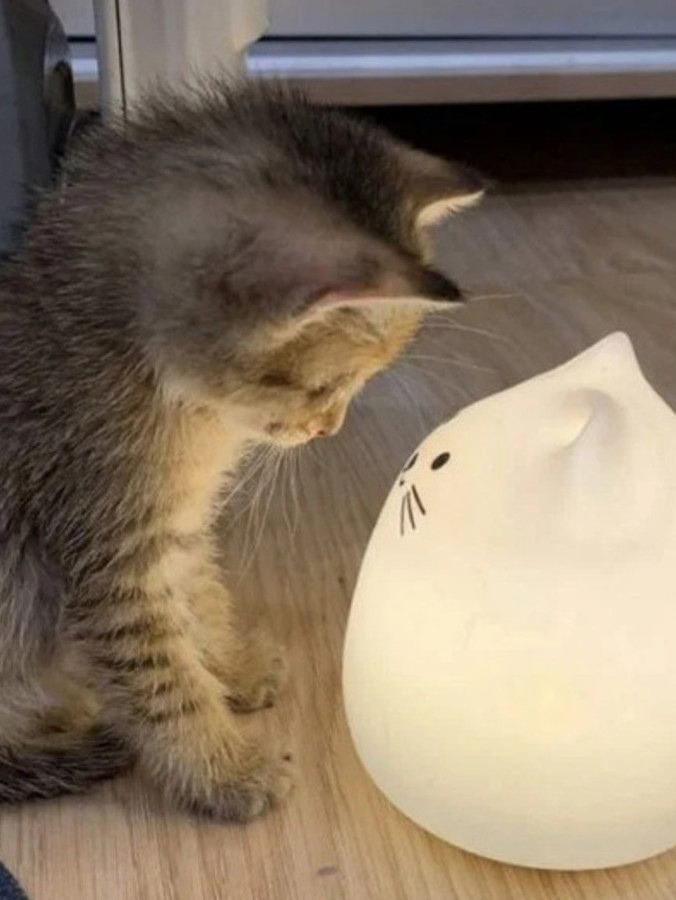
#> input picture jpg/kitten.jpg, 676 x 900 px, found by its file name
$ jupyter execute zd.ipynb   (shell and % lines are left out)
#> lines starting #> are read from the running program, lines starting #| are printed output that depends on the picture; after the words box and inside, x2 and y2 are one past the last pixel; in counts of white or black regions, pixels touching at a corner belong together; long printed decimals are rounded
### Обработка изображений

[cell 1]
from skimage.io import imread, imshow, imsave
import numpy as np
import matplotlib.pyplot as plt
import cv2

[cell 2]
img = imread("kitten.jpg")
#> img is the input picture: shape (900, 676, 3); mean R, G, B 136, 120.3, 101.4
imshow("kitten.jpg")

### Двумерная свёртка

[cell 3]
img_src = img
kernel = np.array([[1, 1, 1, 1, 1],
                   [1, 1, 1, 1, 1],
                   [1, 1, 1, 1, 1],
                   [1, 1, 1, 1, 1],
                   [1, 1, 1, 1, 1]])
kernel = kernel/sum(kernel)
img_rst = cv2.filter2D(img_src,-1,kernel)
cv2.imwrite('result.jpg',img_rst)
imshow('result.jpg')
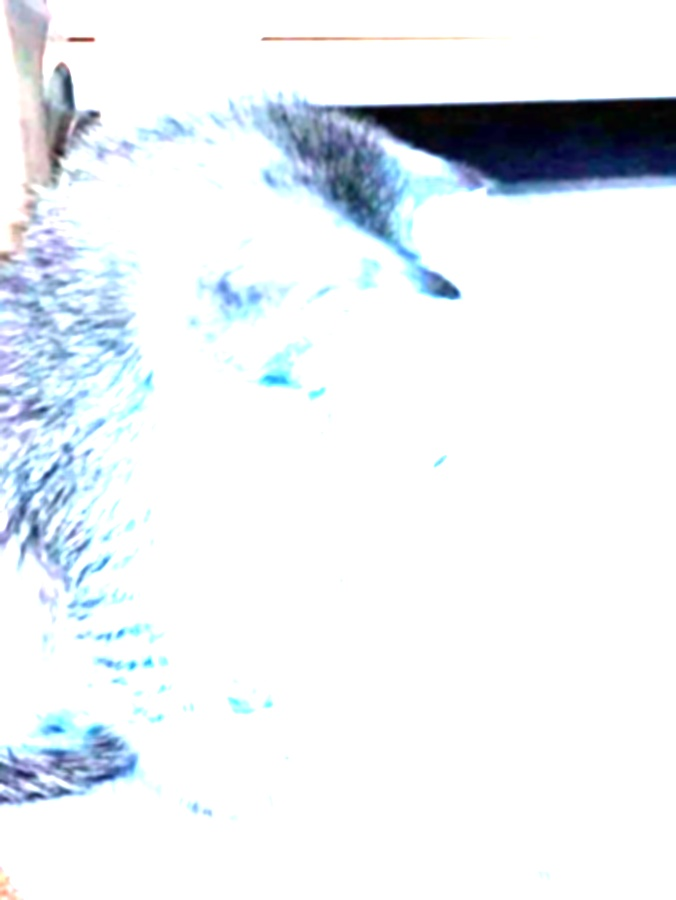
#> shown: shape (900, 676, 3); mean R, G, B 234.4, 239.3, 243.4

[cell 4]
kernel = np.array([[0.0, -1.0, 0.0],
                   [-1.0, 5.0, -1.0],
                   [0.0, -1.0, 0.0]])
#> kernel = [[0, -1, 0], [-1, 5, -1], [0, -1, 0]]
kernel = kernel/sum(kernel)
#> kernel = [[0, -0.333, 0], [1, 1.67, 1], [0, -0.333, 0]]
img_rst = cv2.filter2D(img_src,-1,kernel)
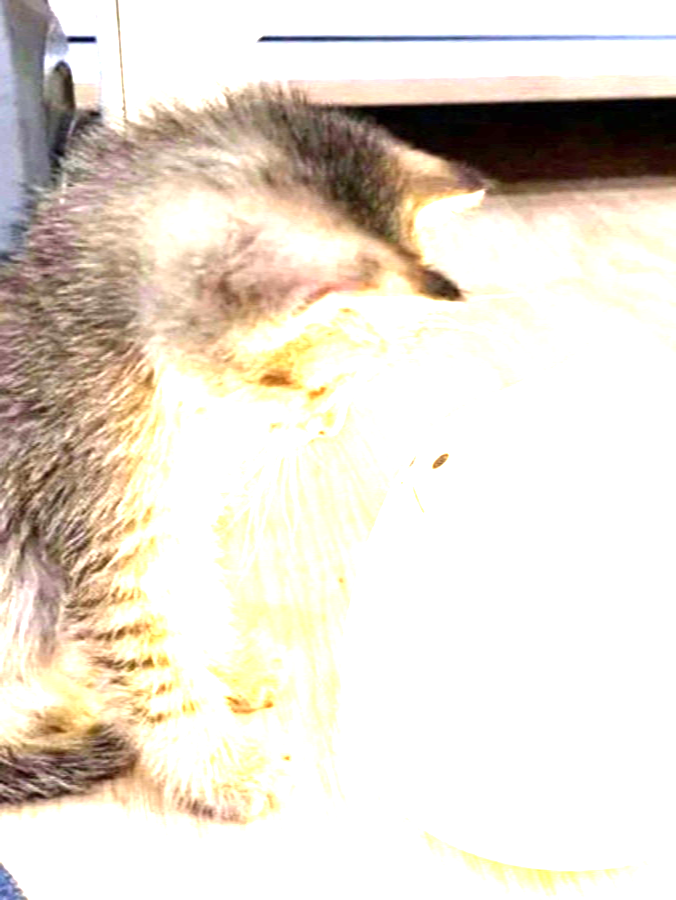
#> img_rst: shape (900, 676, 3); mean R, G, B 228.7, 220.3, 208.5
cv2.imwrite('res.jpg',img_rst)
imshow('res.jpg')
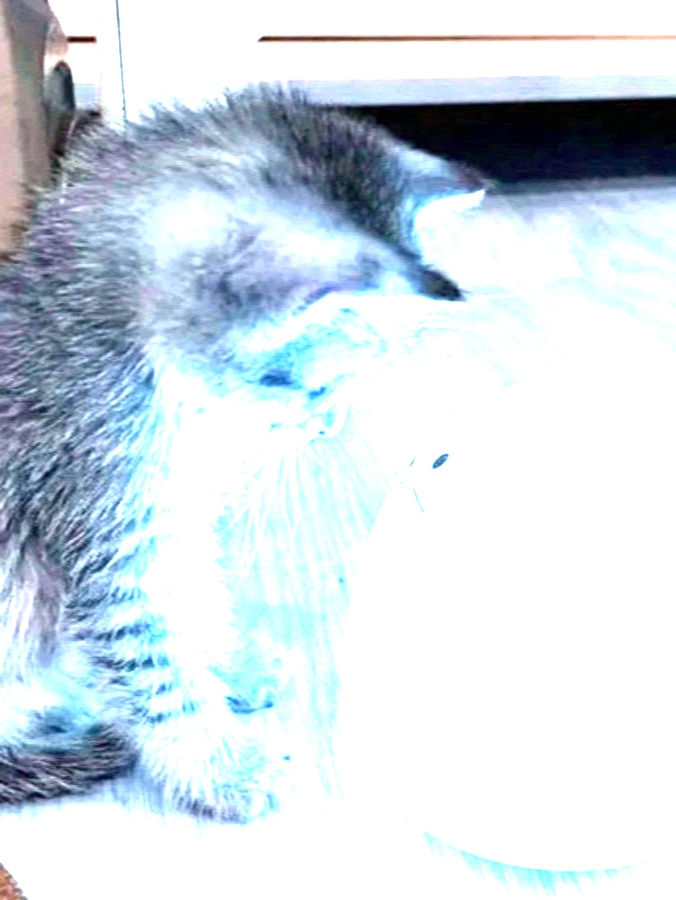
#> shown: shape (900, 676, 3); mean R, G, B 208.5, 220.2, 228.4

[cell 5]
img = cv2.imread("kitten.jpg")
rgb_img = cv2.cvtColor(img,cv2.COLOR_BGR2RGB)
box = cv2.boxFilter(rgb_img,-1,(5,5),normalize=True)

plt.figure(figsize=(13,13))
plt.subplot (1,2,1)
plt.imshow (rgb_img)
plt.subplot(1,2,2)
plt.imshow(box)

plt.show()

### Оценка времени выполнения Box фильтра

[cell 6]
import cv2
import matplotlib.pyplot as plt
import math
import copy
import numpy as np

img = cv2.imread("kitten.jpg")
#gray = cv2.cvtColor(img,cv2.COLOR_BGR2GRAY)

rgb_img = cv2.cvtColor(img,cv2.COLOR_BGR2RGB)
box = cv2.boxFilter(rgb_img,-1,(5,5),normalize=True)

### Оценка зависимости времени выполнения от размера Box фильтра

[cell 7]
import time

runtime = []
ksize = [3, 6, 9, 12, 15, 18, 21]
img = cv2.imread("kitten.jpg")
#gray = cv2.cvtColor(img,cv2.COLOR_BGR2GRAY)

rgb_img = cv2.cvtColor(img,cv2.COLOR_BGR2RGB)
plt.figure(figsize=(13,13))
plt.imshow (rgb_img)

fig = plt.figure(figsize=(13, 13))


for idx, size in enumerate(ksize):
    start_time = time.perf_counter()
    box = cv2.boxFilter(rgb_img,-1,(size,size),normalize=True)
    fig.add_subplot(3, 3, idx + 1)
    plt.title(f"{size}x{size}")
    plt.imshow(box)
    runtime.append(time.perf_counter() - start_time)
#> after the loop, runtime = [0.115, 0.114, 0.113, 0.112, 0.0212, 0.0207, 0.0209]

print(runtime)
#| [0.1152, 0.1136, 0.1127, 0.1118, 0.02116, 0.02071, 0.02087]
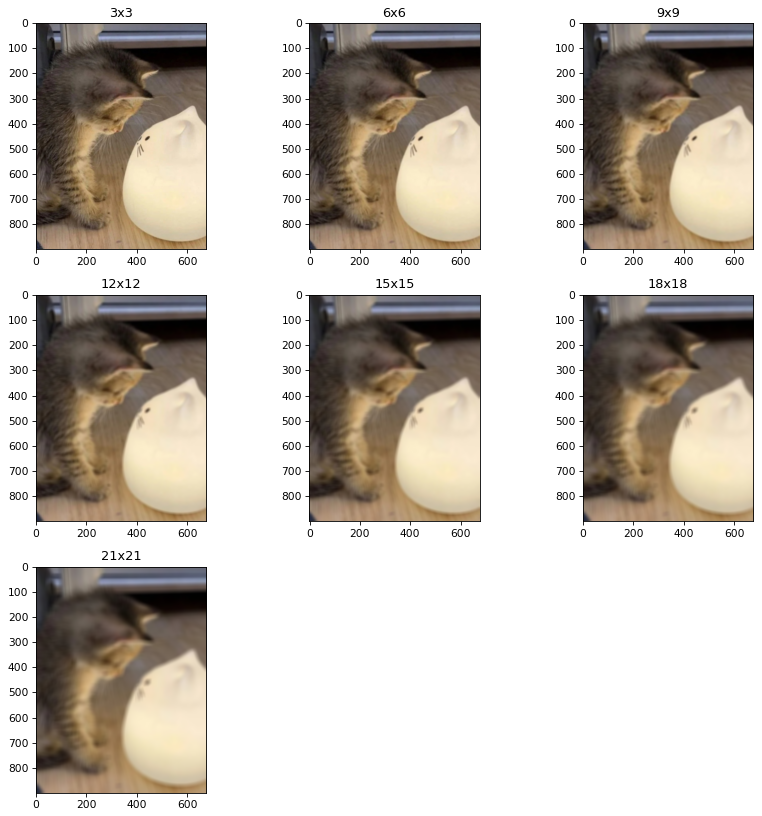
#> figure drawn by matplotlib, 7 panels

[cell 8]
fig2 = plt.figure(figsize=(13,13))
plt.plot(ksize, runtime)
plt.xlabel('Размер ядра', fontsize=12)
plt.ylabel('Время выполнения', fontsize=12)
plt.show()
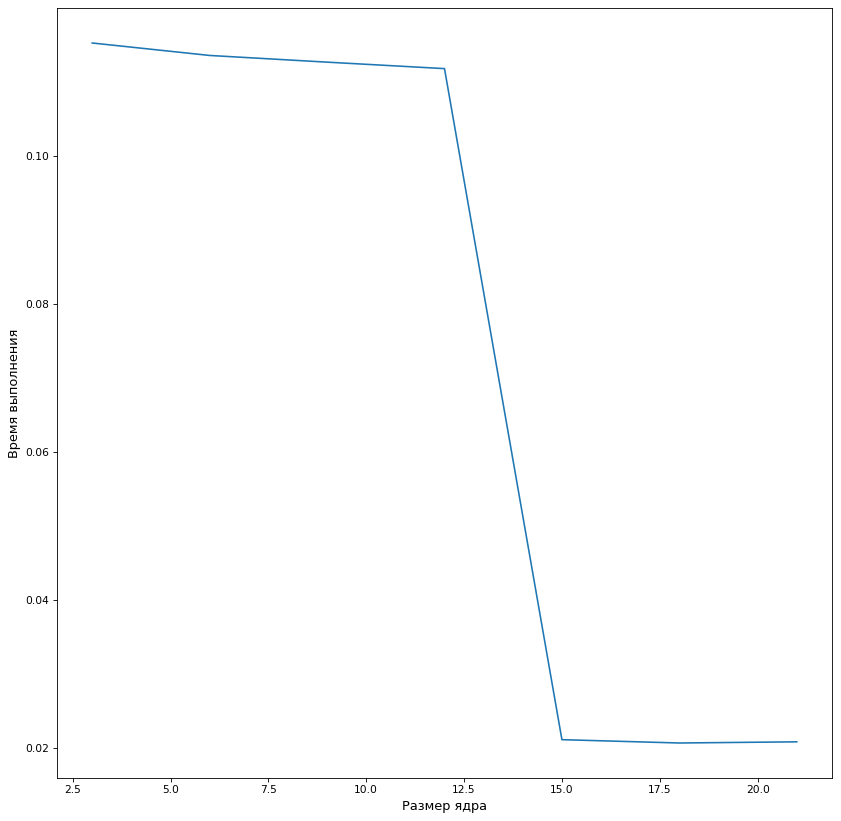
#> figure drawn by matplotlib, 1 panel

### Сравнение с фильтрацией Гаусса

[cell 9]
img = cv2.imread("kitten.jpg")
#gray = cv2.cvtColor(img,cv2.COLOR_BGR2GRAY)

rgb_img = cv2.cvtColor(img,cv2.COLOR_BGR2RGB)
box = cv2.boxFilter(rgb_img,-1,(15,15),normalize=True)
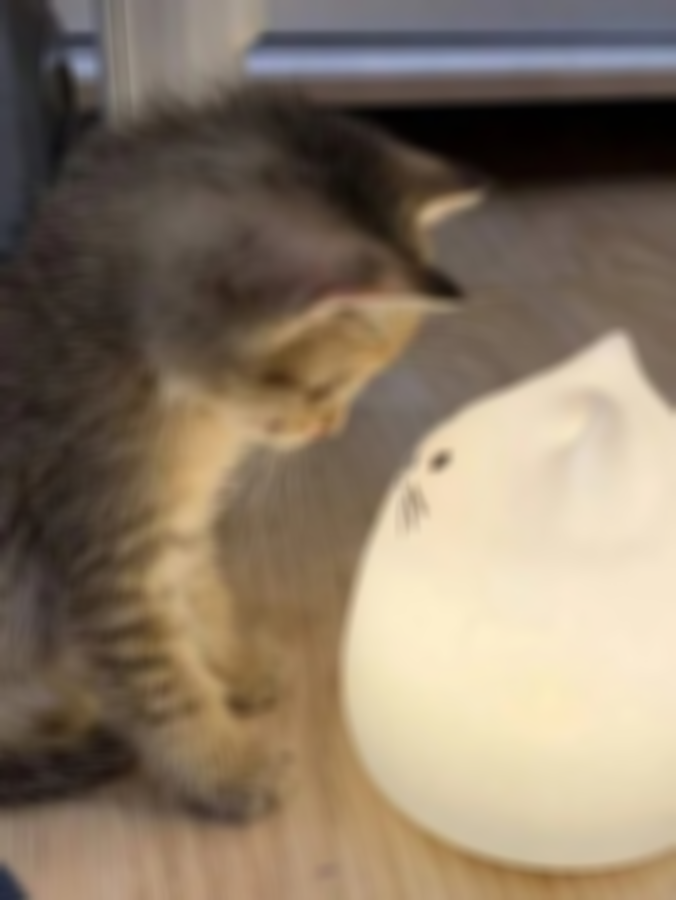
#> box: shape (900, 676, 3); mean R, G, B 136, 120.3, 101.4

plt.figure(figsize=(13,13))
plt.imshow(box)

plt.show()

[cell 10]
img = cv2.imread("kitten.jpg")
#gray = cv2.cvtColor(img,cv2.COLOR_BGR2GRAY)
rgb_img = cv2.cvtColor(img,cv2.COLOR_BGR2RGB)
# Добавить точечный шум
for i in range(2000):
    temp_x = np.random.randint(0, rgb_img.shape[0])
    temp_y = np.random.randint(0, rgb_img.shape[1])
    rgb_img[temp_x][temp_y] = 255
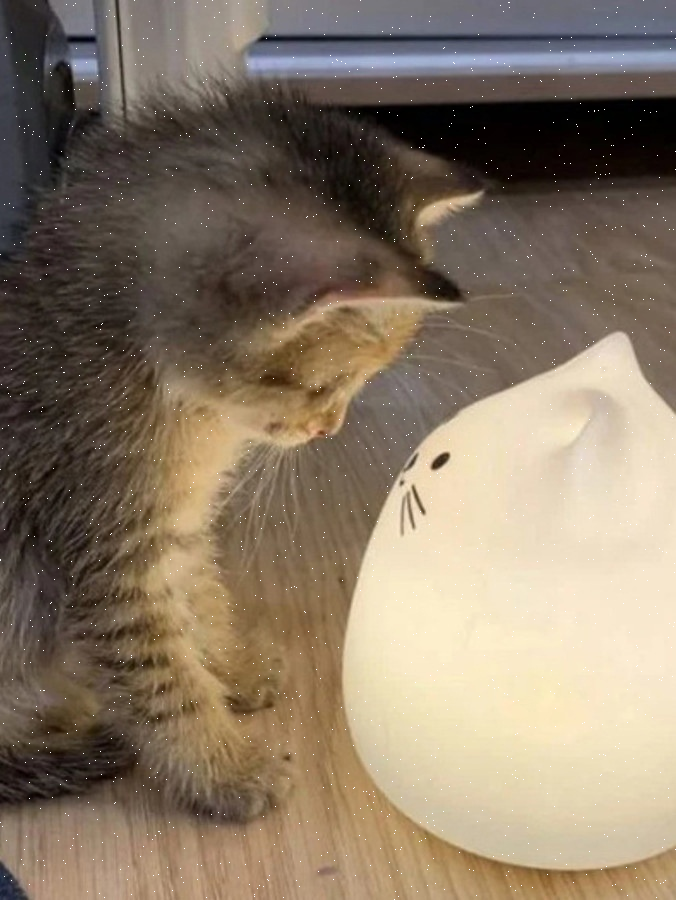
#> rgb_img: shape (900, 676, 3); 0.33% of pixels changed, all inside (x1, y1, x2, y2) = (0, 0, 676, 900)

plt.figure(figsize=(13,13))
plt.imshow(rgb_img)

gauss = cv2.GaussianBlur(rgb_img,(15,15),0)
plt.figure(figsize=(13,13))
plt.imshow(gauss)


plt.show()
